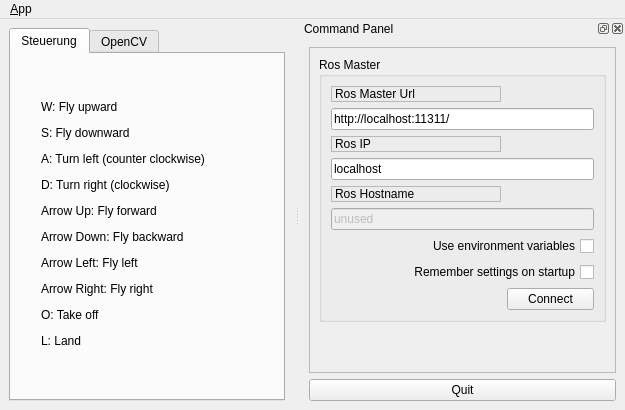
<?xml version="1.0" encoding="UTF-8"?>
<ui version="4.0">
 <class>MainWindowDesign</class>
 <widget class="QMainWindow" name="MainWindowDesign">
  <property name="geometry">
   <rect>
    <x>0</x>
    <y>0</y>
    <width>625</width>
    <height>410</height>
   </rect>
  </property>
  <property name="windowTitle">
   <string>EasyCopter</string>
  </property>
  <property name="windowIcon">
   <iconset resource="../resources/images.qrc">
    <normaloff>:/images/icon.png</normaloff>:/images/icon.png</iconset>
  </property>
  <property name="locale">
   <locale language="English" country="Australia"/>
  </property>
  <widget class="QWidget" name="centralwidget">
   <layout class="QGridLayout" name="gridLayout_2">
    <item row="0" column="0">
     <widget class="QTabWidget" name="tabWidget">
      <property name="currentIndex">
       <number>0</number>
      </property>
      <widget class="QWidget" name="tab">
       <attribute name="title">
        <string>Steuerung</string>
       </attribute>
       <widget class="QLabel" name="label_4">
        <property name="geometry">
         <rect>
          <x>30</x>
          <y>30</y>
          <width>211</width>
          <height>281</height>
         </rect>
        </property>
        <property name="text">
         <string>&lt;html&gt;&lt;head/&gt;&lt;body&gt;&lt;p&gt;W: Fly upward&lt;/p&gt;&lt;p&gt;S: Fly downward&lt;/p&gt;&lt;p&gt;A: Turn left (counter clockwise)&lt;/p&gt;&lt;p&gt;D: Turn right (clockwise)&lt;/p&gt;&lt;p&gt;Arrow Up: Fly forward&lt;/p&gt;&lt;p&gt;Arrow Down: Fly backward&lt;/p&gt;&lt;p&gt;Arrow Left: Fly left&lt;/p&gt;&lt;p&gt;Arrow Right: Fly right&lt;/p&gt;&lt;p&gt;O: Take off&lt;/p&gt;&lt;p&gt;L: Land&lt;/p&gt;&lt;/body&gt;&lt;/html&gt;</string>
        </property>
       </widget>
      </widget>
      <widget class="QWidget" name="tab_2">
       <attribute name="title">
        <string>OpenCV</string>
       </attribute>
       <widget class="QPushButton" name="pushButton">
        <property name="geometry">
         <rect>
          <x>100</x>
          <y>150</y>
          <width>80</width>
          <height>23</height>
         </rect>
        </property>
        <property name="text">
         <string>Starten</string>
        </property>
       </widget>
      </widget>
     </widget>
    </item>
   </layout>
  </widget>
  <widget class="QMenuBar" name="menubar">
   <property name="geometry">
    <rect>
     <x>0</x>
     <y>0</y>
     <width>625</width>
     <height>20</height>
    </rect>
   </property>
   <widget class="QMenu" name="menu_File">
    <property name="title">
     <string>&amp;App</string>
    </property>
    <addaction name="action_Preferences"/>
    <addaction name="separator"/>
    <addaction name="actionAbout"/>
    <addaction name="actionAbout_Qt"/>
    <addaction name="separator"/>
    <addaction name="action_Quit"/>
   </widget>
   <addaction name="menu_File"/>
  </widget>
  <widget class="QDockWidget" name="dock_status">
   <property name="sizePolicy">
    <sizepolicy hsizetype="Minimum" vsizetype="Preferred">
     <horstretch>0</horstretch>
     <verstretch>0</verstretch>
    </sizepolicy>
   </property>
   <property name="minimumSize">
    <size>
     <width>325</width>
     <height>390</height>
    </size>
   </property>
   <property name="allowedAreas">
    <set>Qt::RightDockWidgetArea</set>
   </property>
   <property name="windowTitle">
    <string>Command Panel</string>
   </property>
   <attribute name="dockWidgetArea">
    <number>2</number>
   </attribute>
   <widget class="QWidget" name="dockWidgetContents_2">
    <layout class="QVBoxLayout" name="verticalLayout">
     <item>
      <widget class="QFrame" name="frame">
       <property name="sizePolicy">
        <sizepolicy hsizetype="Minimum" vsizetype="Preferred">
         <horstretch>0</horstretch>
         <verstretch>0</verstretch>
        </sizepolicy>
       </property>
       <property name="frameShape">
        <enum>QFrame::StyledPanel</enum>
       </property>
       <property name="frameShadow">
        <enum>QFrame::Raised</enum>
       </property>
       <layout class="QVBoxLayout" name="verticalLayout_3">
        <item>
         <widget class="QGroupBox" name="groupBox">
          <property name="title">
           <string>Ros Master</string>
          </property>
          <layout class="QGridLayout" name="gridLayout">
           <item row="8" column="0">
            <spacer name="horizontalSpacer">
             <property name="orientation">
              <enum>Qt::Horizontal</enum>
             </property>
             <property name="sizeHint" stdset="0">
              <size>
               <width>170</width>
               <height>21</height>
              </size>
             </property>
            </spacer>
           </item>
           <item row="0" column="0">
            <widget class="QLabel" name="label">
             <property name="frameShape">
              <enum>QFrame::StyledPanel</enum>
             </property>
             <property name="frameShadow">
              <enum>QFrame::Raised</enum>
             </property>
             <property name="text">
              <string>Ros Master Url</string>
             </property>
            </widget>
           </item>
           <item row="1" column="0" colspan="2">
            <widget class="QLineEdit" name="line_edit_master">
             <property name="text">
              <string>http://localhost:11311/</string>
             </property>
            </widget>
           </item>
           <item row="2" column="0">
            <widget class="QLabel" name="label_2">
             <property name="frameShape">
              <enum>QFrame::StyledPanel</enum>
             </property>
             <property name="frameShadow">
              <enum>QFrame::Raised</enum>
             </property>
             <property name="text">
              <string>Ros IP</string>
             </property>
            </widget>
           </item>
           <item row="4" column="0">
            <widget class="QLabel" name="label_3">
             <property name="frameShape">
              <enum>QFrame::StyledPanel</enum>
             </property>
             <property name="frameShadow">
              <enum>QFrame::Raised</enum>
             </property>
             <property name="text">
              <string>Ros Hostname</string>
             </property>
            </widget>
           </item>
           <item row="7" column="0" colspan="2">
            <widget class="QCheckBox" name="checkbox_remember_settings">
             <property name="layoutDirection">
              <enum>Qt::RightToLeft</enum>
             </property>
             <property name="text">
              <string>Remember settings on startup</string>
             </property>
            </widget>
           </item>
           <item row="6" column="0" colspan="2">
            <widget class="QCheckBox" name="checkbox_use_environment">
             <property name="layoutDirection">
              <enum>Qt::RightToLeft</enum>
             </property>
             <property name="text">
              <string>Use environment variables</string>
             </property>
            </widget>
           </item>
           <item row="5" column="0" colspan="2">
            <widget class="QLineEdit" name="line_edit_topic">
             <property name="enabled">
              <bool>false</bool>
             </property>
             <property name="text">
              <string>unused</string>
             </property>
            </widget>
           </item>
           <item row="8" column="1">
            <widget class="QPushButton" name="button_connect">
             <property name="enabled">
              <bool>true</bool>
             </property>
             <property name="sizePolicy">
              <sizepolicy hsizetype="MinimumExpanding" vsizetype="Fixed">
               <horstretch>0</horstretch>
               <verstretch>0</verstretch>
              </sizepolicy>
             </property>
             <property name="toolTip">
              <string>Set the target to the current joint trajectory state.</string>
             </property>
             <property name="statusTip">
              <string>Clear all waypoints and set the target to the current joint trajectory state.</string>
             </property>
             <property name="text">
              <string>Connect</string>
             </property>
            </widget>
           </item>
           <item row="3" column="0" colspan="2">
            <widget class="QLineEdit" name="line_edit_host">
             <property name="text">
              <string>localhost</string>
             </property>
            </widget>
           </item>
          </layout>
         </widget>
        </item>
        <item>
         <spacer name="verticalSpacer_3">
          <property name="orientation">
           <enum>Qt::Vertical</enum>
          </property>
          <property name="sizeHint" stdset="0">
           <size>
            <width>20</width>
            <height>233</height>
           </size>
          </property>
         </spacer>
        </item>
       </layout>
      </widget>
     </item>
     <item>
      <widget class="QPushButton" name="quit_button">
       <property name="sizePolicy">
        <sizepolicy hsizetype="MinimumExpanding" vsizetype="Fixed">
         <horstretch>0</horstretch>
         <verstretch>0</verstretch>
        </sizepolicy>
       </property>
       <property name="text">
        <string>Quit</string>
       </property>
      </widget>
     </item>
    </layout>
   </widget>
  </widget>
  <action name="action_Quit">
   <property name="text">
    <string>&amp;Quit</string>
   </property>
   <property name="shortcut">
    <string>Ctrl+Q</string>
   </property>
   <property name="shortcutContext">
    <enum>Qt::ApplicationShortcut</enum>
   </property>
  </action>
  <action name="action_Preferences">
   <property name="text">
    <string>&amp;Preferences</string>
   </property>
  </action>
  <action name="actionAbout">
   <property name="text">
    <string>&amp;About</string>
   </property>
  </action>
  <action name="actionAbout_Qt">
   <property name="text">
    <string>About &amp;Qt</string>
   </property>
  </action>
 </widget>
 <resources>
  <include location="../resources/images.qrc"/>
 </resources>
 <connections>
  <connection>
   <sender>action_Quit</sender>
   <signal>triggered()</signal>
   <receiver>MainWindowDesign</receiver>
   <slot>close()</slot>
   <hints>
    <hint type="sourcelabel">
     <x>-1</x>
     <y>-1</y>
    </hint>
    <hint type="destinationlabel">
     <x>399</x>
     <y>299</y>
    </hint>
   </hints>
  </connection>
  <connection>
   <sender>quit_button</sender>
   <signal>clicked()</signal>
   <receiver>MainWindowDesign</receiver>
   <slot>close()</slot>
   <hints>
    <hint type="sourcelabel">
     <x>859</x>
     <y>552</y>
    </hint>
    <hint type="destinationlabel">
     <x>469</x>
     <y>299</y>
    </hint>
   </hints>
  </connection>
 </connections>
</ui>
